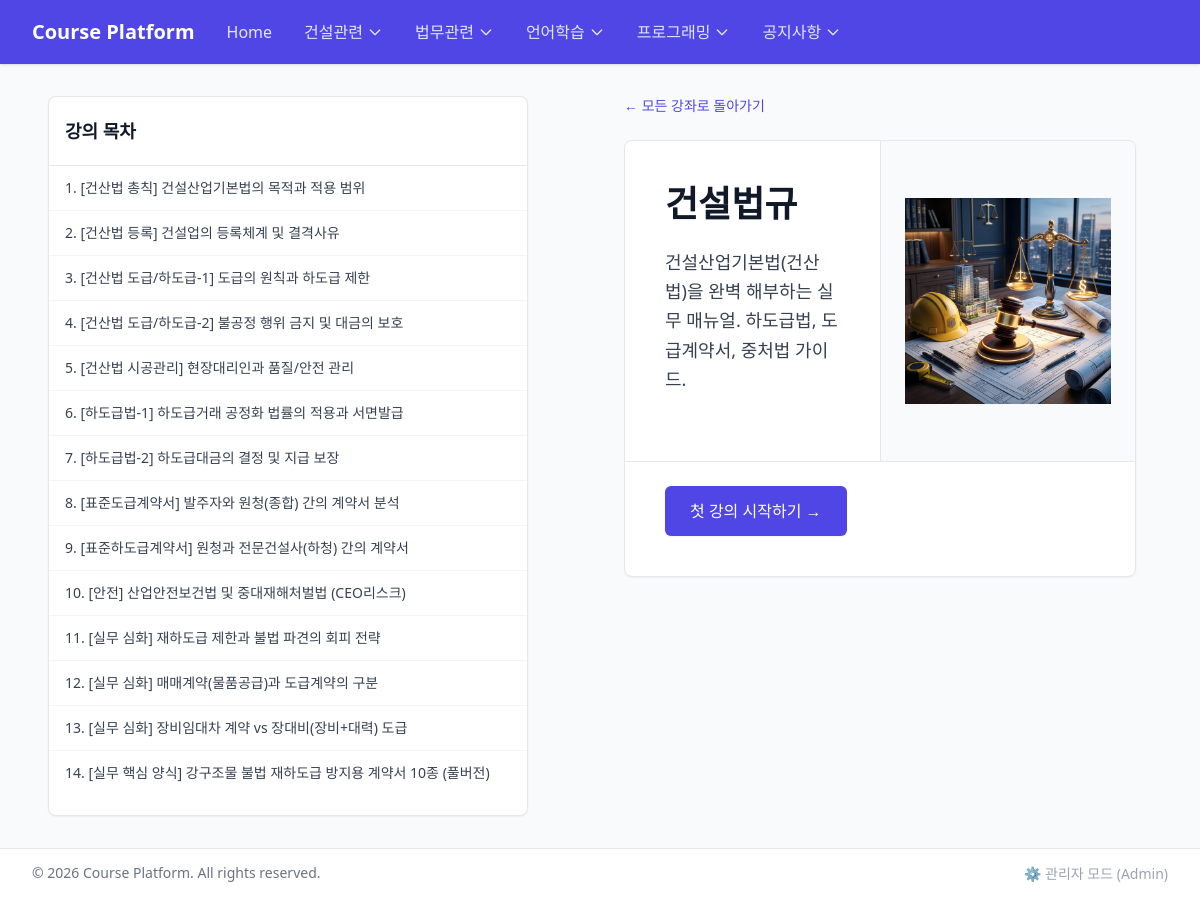
Before: /courses/5 with the older database file.
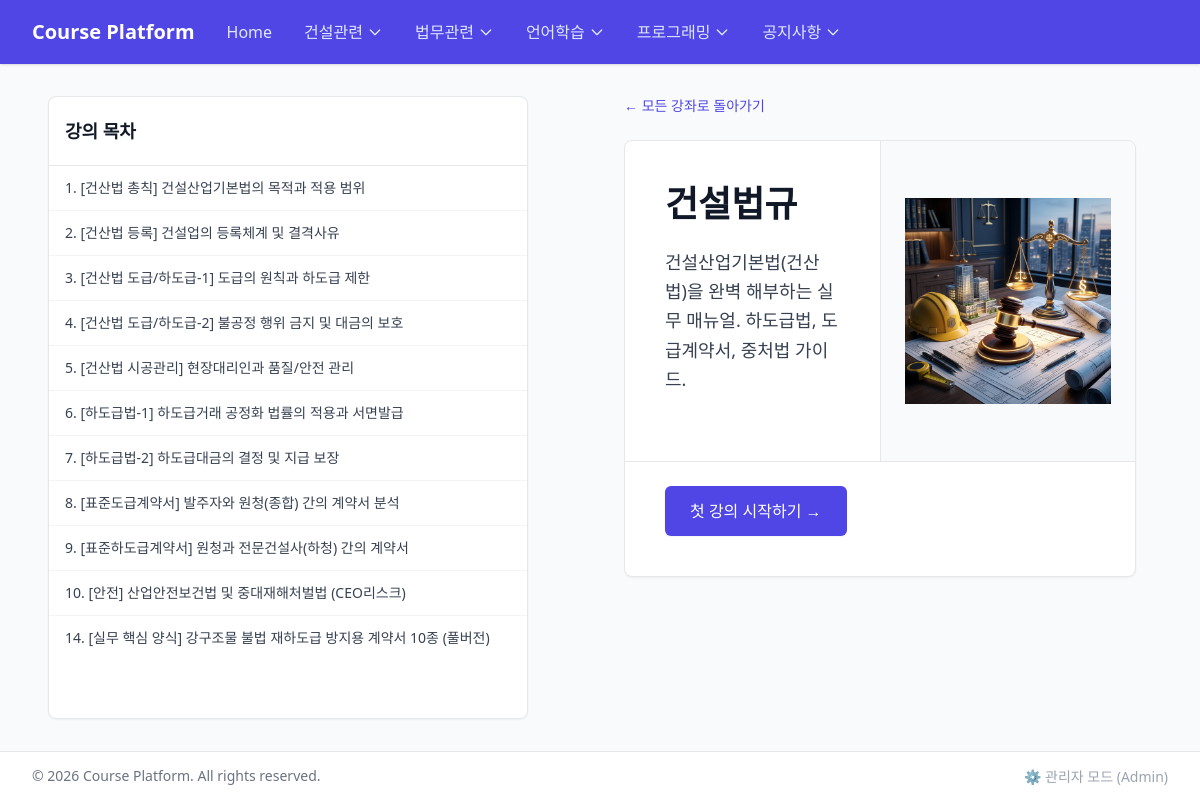
After: the same page with the newer database file.
### models/__init__.py (models this page shows)
class Category(SQLModel, table=True):
    id: Optional[int] = Field(default=None, primary_key=True)
    name: str = Field(index=True, unique=True)
    order: int = Field(default=0)
    courses: List["Course"] = Relationship(back_populates="category")

class Lesson(SQLModel, table=True):
    id: Optional[int] = Field(default=None, primary_key=True)
    title: str
    content: str
    order: int = Field(default=0)
    course_id: Optional[int] = Field(default=None, foreign_key="course.id")
    course: Optional[Course] = Relationship(back_populates="lessons")

### routers/public.py (the view)
@router.get("/courses/{course_id}")
def course_detail(request: Request, course_id: int, session: Session = Depends(get_session)):
    course = session.get(Course, course_id)
    if not course:
        raise HTTPException(status_code=404, detail="Course not found")
    categories = session.exec(select(Category).order_by(Category.order)).all()
    lessons = session.exec(select(Lesson).where(Lesson.course_id == course_id).order_by(Lesson.order)).all()
    return templates.TemplateResponse(
        request=request, name="public/course.html", context={"categories": categories, "course": course, "lessons": lessons}
    )

### templates/public/course.html (shortened to what this page needs)
{% extends "public/base.html" %}
{% block content %}
<div class="flex flex-col lg:flex-row gap-24 flex-1 min-h-0">
    <div class="w-full lg:w-[480px] shrink-0 lg:h-full">
        <div class="bg-white border border-gray-200 shadow-sm rounded-lg flex flex-col h-full">
            <div class="px-4 py-5 border-b border-gray-200 shrink-0">
                <h3 class="text-lg font-bold text-gray-900">
                    강의 목차
                </h3>
            </div>
            <ul role="list" class="divide-y divide-gray-100 overflow-y-auto flex-1 pb-5">
                {% if lessons %}
                {% for lesson in lessons %}
                <li>
                    <a href="/courses/{{ course.id }}/lessons/{{ lesson.id }}"
                        class="block px-4 py-3 text-sm text-gray-700 hover:bg-indigo-50 hover:text-indigo-700 transition-colors">
                        {{ lesson.title }}
                    </a>
                </li>
                {% endfor %}
                {% else %}
                <li class="px-4 py-5 text-sm text-gray-500">등록된 강의가 없습니다.</li>
                {% endif %}
            </ul>
        </div>
    </div>
    <div class="w-full lg:flex-1 lg:max-w-[1440px] min-w-0 lg:h-full lg:overflow-y-auto lg:pr-4 pb-8">
        <div class="mb-6">
            <a href="/"
                class="text-indigo-600 hover:text-indigo-900 transition flex items-center gap-1 font-medium text-sm">
                &larr; 모든 강좌로 돌아가기
            </a>
        </div>
        <div class="bg-white border border-gray-200 shadow-sm rounded-lg overflow-hidden mb-10">
            <div class="flex flex-col md:flex-row min-h-[320px]">
                <div
                    class="p-8 sm:p-10 flex flex-col justify-center {% if course.thumbnail_url %}md:w-1/2{% else %}w-full{% endif %}">
                    <h1 class="text-3xl font-extrabold text-gray-900 sm:text-4xl mb-6">
                        {{ course.title }}
                    </h1>
                    <div class="prose max-w-none text-gray-700 text-lg leading-relaxed mb-6">
                        {{ course.description }}
                    </div>
                </div>
                {% if course.thumbnail_url %}
                <div
                    class="w-full md:w-1/2 bg-gray-50 p-6 flex items-center justify-center border-t md:border-t-0 md:border-l border-gray-200 min-h-[250px]">
                    <img src="{{ course.thumbnail_url }}" alt="Course Thumbnail"
                        class="max-w-full max-h-full object-contain">
                </div>
                {% endif %}
            </div>
            {% if lessons %}
            <div class="px-8 sm:px-10 pb-8 sm:pb-10 border-t border-gray-200 pt-6">
                <a href="/courses/{{ course.id }}/lessons/{{ lessons[0].id }}"
                    class="inline-flex items-center px-6 py-3 border border-transparent shadow-sm text-base font-medium rounded-md text-white bg-indigo-600 hover:bg-indigo-700 focus:outline-none focus:ring-2 focus:ring-offset-2 focus:ring-indigo-500 transition-colors">
                    첫 강의 시작하기 &rarr;
                </a>
            </div>
            {% endif %}
        </div>
    </div>
</div>
{% endblock %}

### templates/public/base.html (shortened to what this page needs)
<!DOCTYPE html>
<html lang="en">
<head>
    <script src="https://cdn.tailwindcss.com"></script>
    <script src="https://cdn.tailwindcss.com?plugins=typography"></script>
</head>
<body class="bg-gray-50 min-h-screen lg:h-screen lg:overflow-hidden font-sans flex flex-col">
    <nav class="bg-indigo-600 shadow shrink-0 z-20 relative">
        <div class="max-w-7xl mx-auto px-4 sm:px-6 lg:px-8">
            <div class="flex justify-between h-16">
                <div class="flex flex-1">
                    <div class="flex-shrink-0 flex items-center">
                        <a href="/" class="text-xl font-bold text-white">Course Platform</a>
                    </div>
                    <div class="hidden sm:ml-8 sm:flex sm:space-x-8 items-center">
                        <a href="/" class="text-indigo-100 font-medium hover:text-white transition-colors">Home</a>
                        {% if categories %}
                        {% for cat in categories %}
                        <div class="relative group">
                            <button
                                class="text-indigo-100 font-medium hover:text-white transition-colors flex items-center gap-1 focus:outline-none">
                                {{ cat.name }}
                                <svg class="w-4 h-4" fill="none" stroke="currentColor" viewBox="0 0 24 24">
                                    <path stroke-linecap="round" stroke-linejoin="round" stroke-width="2"
                                        d="M19 9l-7 7-7-7"></path>
                                </svg>
                            </button>
                        </div>
                        {% endfor %}
                        {% endif %}
                    </div>
                </div>
            </div>
        </div>
    </nav>
    <main class="flex-grow w-full py-8 px-4 sm:px-6 lg:px-12 flex flex-col min-h-0">
        {% block content %}{% endblock %}
    </main>
    <footer class="bg-white border-t border-gray-200 mt-auto py-3 shrink-0 z-10 relative">
        <div
            class="max-w-7xl mx-auto px-4 sm:px-6 lg:px-8 flex flex-col md:flex-row justify-between items-center gap-4">
            <p class="text-sm text-gray-500">&copy; 2026 Course Platform. All rights reserved.</p>
            <div>
                <a href="/admin" target='_blank' class="text-sm text-gray-400 hover:text-gray-700 transition">⚙️ 관리자 모드
                    (Admin)</a>
            </div>
        </div>
    </footer>
</body>
</html>

Changed rows visible on the page:
removed Lesson: title "11. [실무 심화] 재하도급 제한과 불법 파견의 회피 전략"
removed Lesson: title "12. [실무 심화] 매매계약(물품공급)과 도급계약의 구분"
removed Lesson: title "13. [실무 심화] 장비임대차 계약 vs 장대비(장비+대력) 도급"
